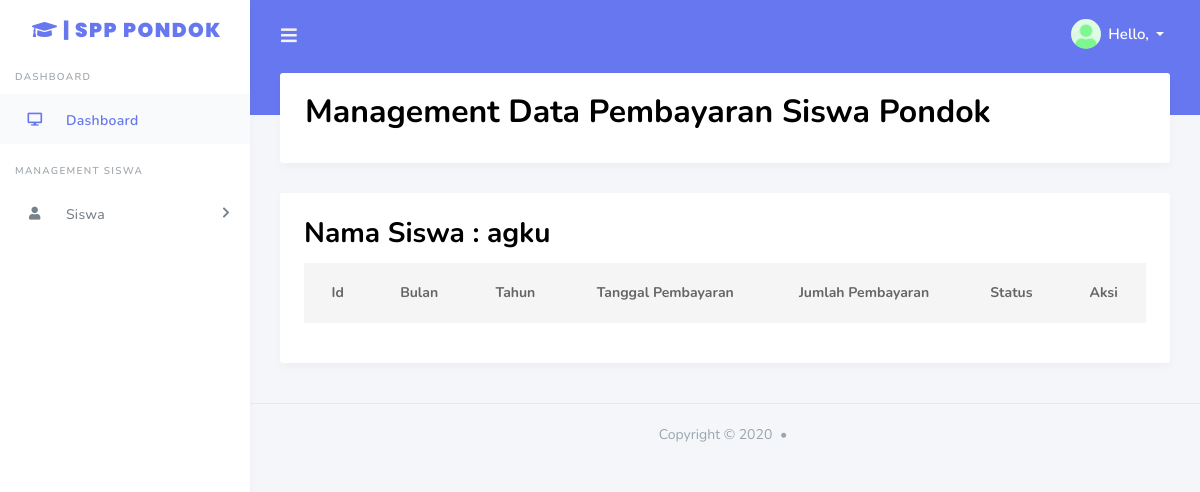
Before: /index.php/siswa/pembayaran with the older database file.
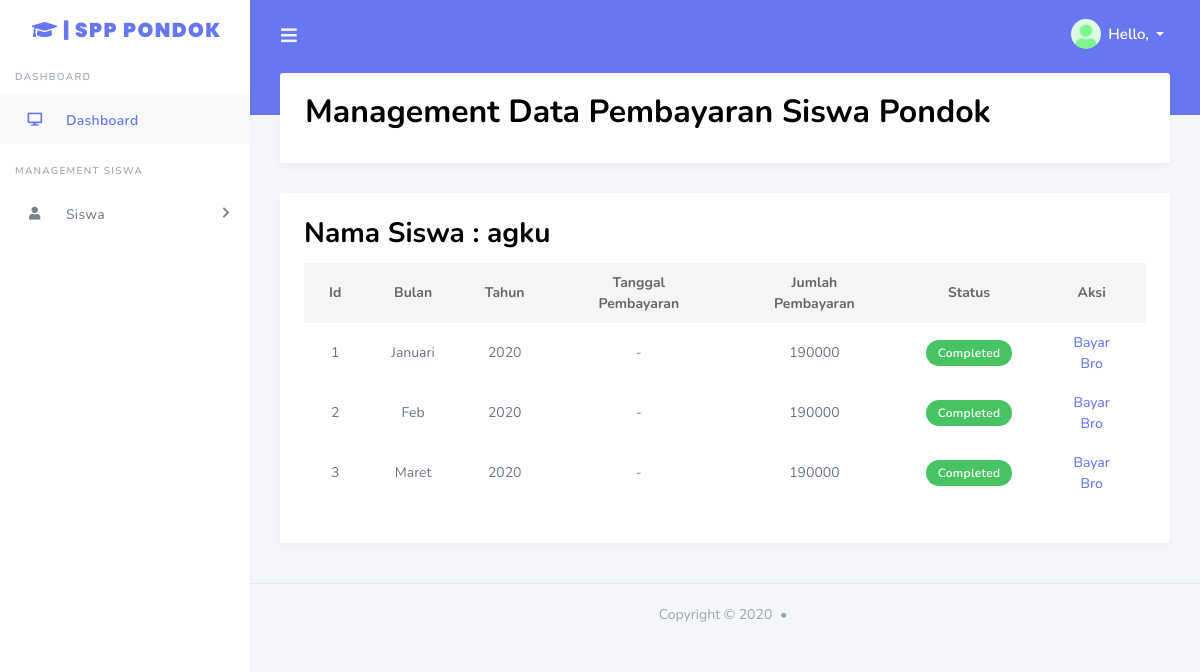
After: the same page with the newer database file.
### tables this page shows
CREATE TABLE `siswa` (
  `id` int(64) NOT NULL,
  `nama` varchar(255) NOT NULL,
  `password` varchar(255) NOT NULL,
  `email` varchar(128) NOT NULL,
  `image` varchar(255) NOT NULL,
  `is_active` int(1) NOT NULL,
  `date_created` int(64) NOT NULL
);

CREATE TABLE `spp` (
  `id` int(11) NOT NULL,
  `bulan` varchar(20) NOT NULL,
  `tahun` varchar(20) NOT NULL,
  `jumlah` double NOT NULL,
  `status` enum('Aktif','Tidak Aktif') NOT NULL
);

### application/controllers/Siswa.php (called while the page is built, shortened)
<?php
class Siswa extends CI_Controller
{
    public function __construct()
    {
        $this->load->library('form_validation');
        $this->load->library('midtrans');
        $this->load->helper('url');
    }
     public function pembayaran()
    {
        $this->load->model('m_siswa');
        $data['user'] = $this->db->get_where('siswa', ['email' =>
            $this->session->userdata('email')])->row_array();
        $data['siswa'] = $this->m_siswa->tampil_data()->result_array();
        $this->load->model('M_spp');
        $data['spp'] = $this->M_spp->tampil_data()->result_array();
        $this->load->view('siswa/pembayaran', $data);
    }
}

### index.php (called while the page is built, shortened)
<?php
require_once BASEPATH.'core/CodeIgniter.php';

### application/models/M_siswa.php (called while the page is built, shortened)
<?php
class M_siswa extends CI_Model
{
    public function tampil_data()
    {
        return $this->db->get('siswa');
    }
}

### application/models/M_spp.php (called while the page is built, shortened)
<?php
class M_spp extends CI_Model
{
    public function tampil_data()
    {
        return $this->db->get('spp');
    }
}

### application/views/siswa/pembayaran.php (the view, shortened to what this page needs)
<!DOCTYPE html>
<html lang="en">
<head>
	<link rel="stylesheet" href="https://stackpath.bootstrapcdn.com/bootstrap/4.3.1/css/bootstrap.min.css"
>
	<link rel="stylesheet" href="https://use.fontawesome.com/releases/v5.7.2/css/all.css"
>
	<link rel="stylesheet" href="https://cdnjs.cloudflare.com/ajax/libs/twitter-bootstrap/4.1.3/css/bootstrap.css">
	<link rel="stylesheet" href="https://cdn.datatables.net/1.10.20/css/dataTables.bootstrap4.min.css">
	<link rel="stylesheet" href="<?= base_url('assets/') ?>stisla-assets/css/style.css">
	<link rel="stylesheet" href="<?= base_url('assets/') ?>stisla-assets/css/components.css">
</head>
<body>
	<div id="app">
		<div class="main-wrapper">
			<div class="navbar-bg"></div>
			<nav class="navbar navbar-expand-lg main-navbar">
				<form class="form-inline mr-auto">
					<ul class=" navbar-nav mr-3">
						<li><a href="#" data-toggle="sidebar" class="nav-link nav-link-lg"><i
							class="fas fa-bars"></i></a>
						</li>
					</ul>
				</form>
				<ul class="navbar-nav navbar-right">
					<li class="dropdown"><a href="#" data-toggle="dropdown"
						class="nav-link dropdown-toggle nav-link-lg nav-link-user">
						<img alt="image" style="margin-bottom:4px !important;"
						src="./assets/stisla-assets/img/avatar/avatar-2.png"
						class="rounded-circle mr-1 my-auto border-white">
						<div class="d-sm-none d-lg-inline-block" style="font-size:15px;">
							Hello, <?php
							?></div>
						</a>
					</li>
				</ul>
			</nav>
			<div class="main-sidebar">
				<aside id="sidebar-wrapper">
					<div class="sidebar-brand text-primary">
						<div>
							<a href="<?= base_url('admin') ?>"
								style="font-size: 20px;font-weight:900;font-family: 'Poppins', sans-serif;"
								class="text-primary text-center"><i style="font-size: 20px;"
								class="fas fa-graduation-cap"></i> |
							SPP Pondok</a>
						</div>
					</div>
					<ul class="sidebar-menu">
						<li class="menu-header ">Dashboard</li>
						<li class="nav-item dropdown active">
							<a href="<?= base_url('admin') ?>" class="nav-link"><i
								class="fas fa-desktop"></i><span>Dashboard</span></a>
							</li>
							<li class="menu-header">Management Siswa</li>
							<li class="nav-item dropdown">
								<a href="#" class="nav-link has-dropdown" data-toggle="dropdown"><i class="fas fa-user"></i>
									<span>Siswa</span></a>
								</li>
							</aside>
						</div>
						<div class="main-content">
							<section class="section">
								<div class="card">
									<div class="card-body">
										<h2 class="card-title" style="color: black;">Management Data Pembayaran Siswa Pondok</h2>
									</div>
								</div>
								<div class="row">
									<div class="col-md-12">
										<div class="bg-white p-4"
										style="border-radius:3px;box-shadow:rgba(0, 0, 0, 0.03) 0px 4px 8px 0px;">
										<div class="table-responsive">
											<?php
											foreach ($siswa as $a) {
												?>
												<h3 id="nama" name="nama" class="card-title" style="color: black;"><?php echo "Nama Siswa : " . $a['nama'] ?>
											<?php
										}
										?>
										<table id="example" class="table align-items-center table-flush">
											<thead class="thead-light">
												<tr class="text-center">
													<th scope="col">Id</th>
													<th scope="col">Bulan</th>
													<th scope="col">Tahun</th>
													<th scope="col">Tanggal Pembayaran</th>
													<th scope="col">Jumlah Pembayaran</th>
													<th scope="col">Status</th>
													<th scope="col">Aksi</th>
												</tr>
											</thead>
											<tbody>
												<?php
												foreach ($spp as $u) {
													?>
													<tr class="text-center">
														<td><?= $u['id']; ?></td>
														<td >
															<?= $u['bulan']; ?>
													</td>
													<td>
														<?= $u['tahun']; ?>
													</td>
													<td>
														-
													</td>
													<td  >
														<?= $u['jumlah']; ?>
													</td>
													<td>
														<div class="badge badge-success">Completed</div>
													</td>
													<td>
														<a href="<?= base_url('siswa/bayar/') . $a['id'].('/').$u['id']; ?>">Bayar Bro</a>
													</td>
												</tr>
												<?php
											}
											?>
										</tbody>
									</table>
								</div>
							</div>
						</div>
					</div>
				</section>
			</div>
		</div>
	</div>
	<footer class="main-footer">
		<div class="text-center">
			Copyright &copy; 2020 <div class="bullet"></div>
		</div>
	</footer>
</body>
</html>

Changed rows visible on the page:
added spp: id "1", bulan "Januari", tahun "2020", jumlah "190000"
added spp: id "2", bulan "Feb", tahun "2020", jumlah "190000"
added spp: id "3", bulan "Maret", tahun "2020", jumlah "190000"
